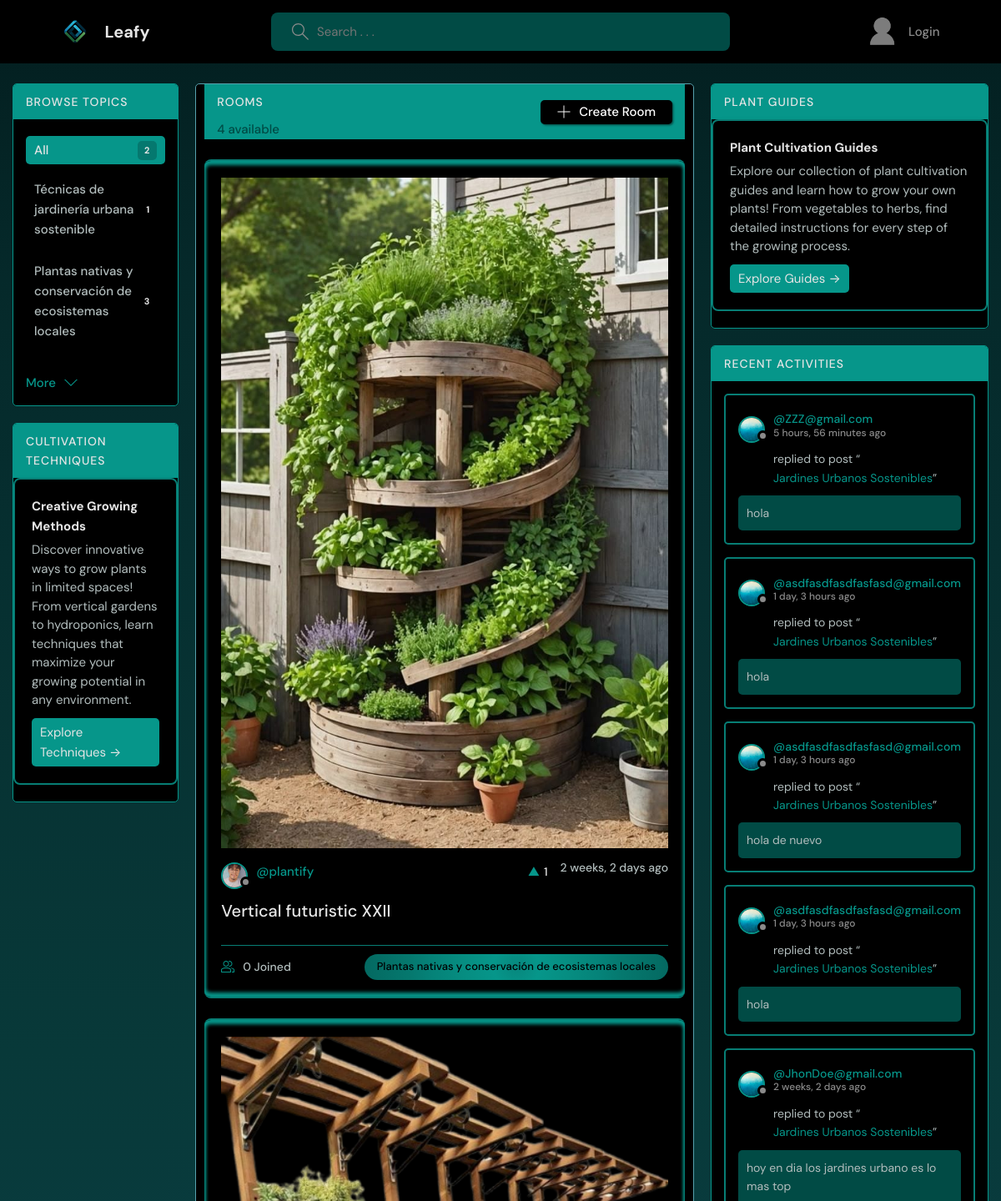
The app's page / (upper part), older data.
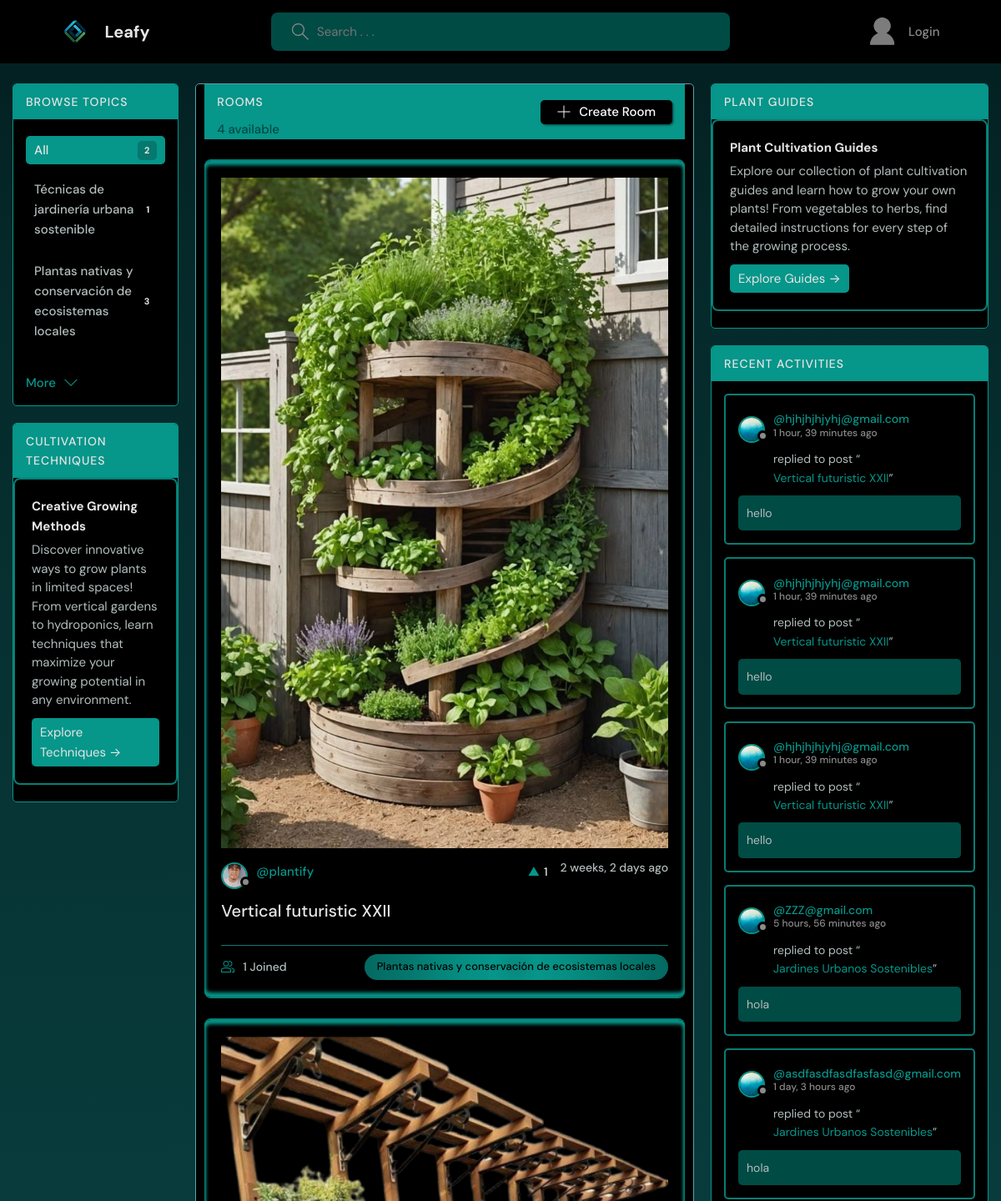
The same page, newer data.
### base/models.py (models this page shows, shortened)
class Topic(models.Model):
    name = models.CharField(max_length=200)

class Room(models.Model):
    host = models.ForeignKey(User, on_delete=models.SET_NULL, null=True)
    topic =  models.ForeignKey(Topic, on_delete=models.SET_NULL, null=True)
    name = models.CharField(max_length=200)
    description = models.TextField(null=True, blank=True)
    participants = models.ManyToManyField(User, related_name='participants', blank=True)
    image = models.ImageField(null=True, blank=True, upload_to='room_images/')
    likes = models.ManyToManyField(User, related_name='room_likes', blank=True)
    updated = models.DateTimeField(auto_now=True)
    created = models.DateTimeField(auto_now_add=True)
    class Meta:
        ordering = ['-updated', '-created']
    def __str__(self):
        return self.name

class User(AbstractUser):
    name = models.CharField(max_length=200, null=True)
    email = models.EmailField(unique=True, null=True)
    bio = models.TextField(null=True)
    avatar = models.ImageField(null=True, default="blue.jpg")
    USERNAME_FIELD = 'email'
    REQUIRED_FIELDS = []

class Message(models.Model):
    user = models.ForeignKey(User, on_delete=models.CASCADE)
    room = models.ForeignKey(Room, on_delete=models.CASCADE)
    body = models.TextField()
    parent = models.ForeignKey('self', on_delete=models.CASCADE, null=True, blank=True, related_name='replies')
    depth = models.IntegerField(default=0)  # 0 para mensajes principales, 1-2 para respuestas
    likes = models.ManyToManyField(User, related_name='message_likes', blank=True)
    updated = models.DateTimeField(auto_now=True)
    created = models.DateTimeField(auto_now_add=True)
    class Meta:
        ordering = ['-updated', '-created']

### base/views.py (the view)
# urls.py: path('', views.home, name = "home"),
def home(request):
    q = request.GET.get('q') if request.GET.get('q') != None else ''
    rooms = Room.objects.filter(Q(topic__name__icontains = q) | Q(name__icontains = q)| Q(description__icontains = q))
    topics = Topic.objects.all()[0:5]
    room_count = rooms.count()
    room_messages = Message.objects.all().filter(Q(room__topic__name__icontains = q))
    context = {'rooms' : rooms, 'topics' : topics, 'room_count' : room_count, 'room_messages' : room_messages}
    return render(request, 'base/home.html', context)

### base/templates/base/home.html (shortened to what this page needs)
{%  extends 'main.html' %}
{% block content %}
<main class="layout layout--3">
  <div class="left-column">
    {% include 'base/topics_component.html' %}
    {% include 'base/techniques_component.html' %}
  </div>
  <div class="roomList">
      <div class="roomList__header">
        <div>
          <h2>Rooms</h2>
          <p>{{room_count}} available</p>
        </div>
        <a class="btn btn--main" href="{% url 'create-room' %}">
          <svg version="1.1" xmlns="http://www.w3.org/2000/svg" width="32" height="32" viewBox="0 0 32 32">
            <title>add</title>
            <path
              d="M16.943 0.943h-1.885v14.115h-14.115v1.885h14.115v14.115h1.885v-14.115h14.115v-1.885h-14.115v-14.115z"
            ></path>
          </svg>
          Create Room
        </a>
      </div>
      {% include 'base/feed_component.html' %}
  </div>
  <div class="activities-column">
    {% include 'base/guides_component.html' %}
    {% include 'base/activity_component.html' %}
  </div>
</main>
{% endblock %}

### base/templates/base/topics_component.html
<div class="topics">
    <div class="topics__header">
      <h2>Browse Topics</h2>
    </div>
    <ul class="topics__list">
      <li>
        <a href="{% url 'home' %}" {% if not request.GET.q %}class="active"{% endif %}>All<span>{{topics.count}}</span></a>
      </li>{% for topic in topics %}
      <li>
        <a href="{% url 'home' %}?q={{topic.name}}" {% if request.GET.q == topic.name %}class="active"{% endif %}>{{topic.name}}<span>{{topic.room_set.all.count}}</span></a>
      </li>{% endfor %}
    </ul>
    <a class="btn btn--link" href="{% url 'topics' %}">
      More
      <svg version="1.1" xmlns="http://www.w3.org/2000/svg" width="32" height="32" viewBox="0 0 32 32">
        <title>chevron-down</title>
        <path d="M16 21l-13-13h-3l16 16 16-16h-3l-13 13z"></path>
      </svg>
    </a>
  </div>

### base/templates/base/feed_component.html (shortened to what this page needs)
{% for room in rooms %}
<div class="roomListRoom">
  {% if room.image %}
    <div class="roomListRoom__imageWrapper">
      <img src="{{ room.image.url }}" alt="{{ room.name }}" class="roomListRoom__image" />
    </div>
  {% endif %}
  <div class="roomListRoom__header">
    <a href="{% url 'user-profile' room.host.id %}" class="roomListRoom__author">
      <div class="avatar avatar--small">
        <img src="{{room.host.avatar.url}}" alt="{{ room.host.username }}'s avatar" />
      </div>
      <span>@{{room.host.username}}</span>
    </a>
    <div class="roomListRoom__actions">
      <a href="javascript:void(0)" data-url="{% url 'like-room' room.id %}" class="btn-like " >
        <span class="leaf-icon">▲</span>
        <span class="like-count">{{ room.likes.count }}</span>
      </a>
      <span>{{room.created|timesince}} ago</span>
    </div>
  </div>
  <div class="roomListRoom__content">
    <a href="{% url 'room' room.id %}">{{room.name}}</a>
  </div>
  <div class="roomListRoom__meta">
    <a href="{% url 'room' room.id %}" class="roomListRoom__joined">
      {{room.participants.all.count}} Joined
    </a>
    <p class="roomListRoom__topic">{{room.topic.name}}</p>
  </div>
</div>
{% endfor %}

### base/templates/base/activity_component.html (shortened to what this page needs)
<div class="activities">
  <div class="activities__header">
    <h2>Recent Activities</h2>
  </div>
  {% for message in room_messages %}
    <div class="activities__box">
      <div class="activities__boxHeader roomListRoom__header">
        <a href="{% url 'user-profile' message.user.id %}" class="roomListRoom__author">
          <div class="avatar avatar--small">
            <img src="{{ message.user.avatar.url }}" />
          </div>
          <p>
            @{{ message.user }}
            <span>{{ message.created|timesince }} ago</span>
          </p>
        </a>
      </div>
      <div class="activities__boxContent">
        <p>replied to post “<a href="{% url 'room' message.room.id %}">{{message.room}}</a>”</p>
        <div class="activities__boxRoomContent">
          {{message.body}}
        </div>
      </div>
    </div>
  {% endfor %}
</div>

Row changes from the older to the newer data that the page shows:
no longer on this page (row unchanged): Message: user.avatar (picture), user "asdfasdfasdfasfasd@gmail.com", created "1 day, 3 hours", room "Jardines Urbanos Sostenibles", body "hola de nuevo"
no longer on this page (row unchanged): Message: user.avatar (picture), user "asdfasdfasdfasfasd@gmail.com", created "1 day, 3 hours", room "Jardines Urbanos Sostenibles", body "hola"
no longer on this page (row unchanged): Message: user.avatar (picture), user "JhonDoe@gmail.com", created "2 weeks, 2 days", room "Jardines Urbanos Sostenibles", body "hoy en dia los jardines urbano es lo mas top"
computed for Room "Vertical futuristic XXII": participants.all.count "0" → "1"
added Message: user.avatar (picture), user "hjhjhjhjyhj@gmail.com", created "1 hour, 39 minutes", room "Vertical futuristic XXII", body "hello"
added Message: user.avatar (picture), user "hjhjhjhjyhj@gmail.com", created "1 hour, 39 minutes", room "Vertical futuristic XXII", body "hello"
added Message: user.avatar (picture), user "hjhjhjhjyhj@gmail.com", created "1 hour, 39 minutes", room "Vertical futuristic XXII", body "hello"
